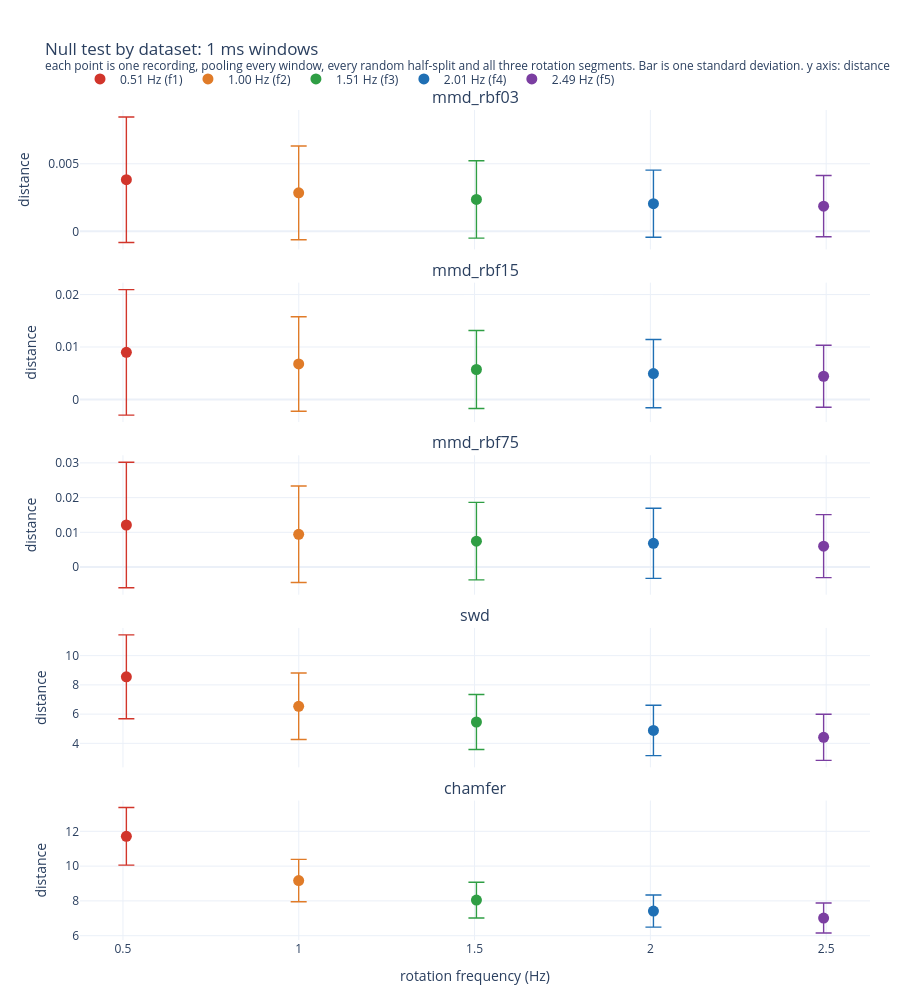

Notebook code for this chart:
### Code cell
dataset_points(nulltest_dataframe, 1000).show()

### Figure 1 — Plotly figure (JSON) as saved in the notebook; plotly's stock layout.template omitted (floating-point values rounded to 4 significant figures)
{"data": [{"customdata": [[0.004646, 29430.0]], "error_y": {"array": [0.004646], "thickness": 1.4, "type": "data", "visible": true, "width": 8}, "hovertemplate": "%{x:.2f} Hz<br>mean %{y:.5g}<br>sd %{customdata[0]:.5g}<br>n %{customdata[1]:,}<extra></extra>", "legendgroup": "optical_chopper_data_f1", "marker": {"color": "#d1352b", "size": 11}, "mode": "markers", "name": "0.51 Hz (f1)", "showlegend": true, "type": "scatter", "x": [0.5098], "xaxis": "x", "y": [0.003819], "yaxis": "y"}, {"customdata": [[0.003473, 15020.0]], "error_y": {"array": [0.003473], "thickness": 1.4, "type": "data", "visible": true, "width": 8}, "hovertemplate": "%{x:.2f} Hz<br>mean %{y:.5g}<br>sd %{customdata[0]:.5g}<br>n %{customdata[1]:,}<extra></extra>", "legendgroup": "optical_chopper_data_f2", "marker": {"color": "#e07b28", "size": 11}, "mode": "markers", "name": "1.00 Hz (f2)", "showlegend": true, "type": "scatter", "x": [0.9998], "xaxis": "x", "y": [0.002848], "yaxis": "y"}, {"customdata": [[0.002866, 9975.0]], "error_y": {"array": [0.002866], "thickness": 1.4, "type": "data", "visible": true, "width": 8}, "hovertemplate": "%{x:.2f} Hz<br>mean %{y:.5g}<br>sd %{customdata[0]:.5g}<br>n %{customdata[1]:,}<extra></extra>", "legendgroup": "optical_chopper_data_f3", "marker": {"color": "#2f9e44", "size": 11}, "mode": "markers", "name": "1.51 Hz (f3)", "showlegend": true, "type": "scatter", "x": [1.505], "xaxis": "x", "y": [0.002363], "yaxis": "y"}, {"customdata": [[0.002486, 7470.0]], "error_y": {"array": [0.002486], "thickness": 1.4, "type": "data", "visible": true, "width": 8}, "hovertemplate": "%{x:.2f} Hz<br>mean %{y:.5g}<br>sd %{customdata[0]:.5g}<br>n %{customdata[1]:,}<extra></extra>", "legendgroup": "optical_chopper_data_f4", "marker": {"color": "#1f6fb4", "size": 11}, "mode": "markers", "name": "2.01 Hz (f4)", "showlegend": true, "type": "scatter", "x": [2.009], "xaxis": "x", "y": [0.002046], "yaxis": "y"}, {"customdata": [[0.002266, 6030.0]], "error_y": {"array": [0.002266], "thickness": 1.4, "type": "data", "visible": true, "width": 8}, "hovertemplate": "%{x:.2f} Hz<br>mean %{y:.5g}<br>sd %{customdata[0]:.5g}<br>n %{customdata[1]:,}<extra></extra>", "legendgroup": "optical_chopper_data_f5", "marker": {"color": "#7b3ea1", "size": 11}, "mode": "markers", "name": "2.49 Hz (f5)", "showlegend": true, "type": "scatter", "x": [2.493], "xaxis": "x", "y": [0.00186], "yaxis": "y"}, {"customdata": [[0.01196, 29430.0]], "error_y": {"array": [0.01196], "thickness": 1.4, "type": "data", "visible": true, "width": 8}, "hovertemplate": "%{x:.2f} Hz<br>mean %{y:.5g}<br>sd %{customdata[0]:.5g}<br>n %{customdata[1]:,}<extra></extra>", "legendgroup": "optical_chopper_data_f1", "marker": {"color": "#d1352b", "size": 11}, "mode": "markers", "name": "0.51 Hz (f1)", "showlegend": false, "type": "scatter", "x": [0.5098], "xaxis": "x2", "y": [0.008977], "yaxis": "y2"}, {"customdata": [[0.008996, 15020.0]], "error_y": {"array": [0.008996], "thickness": 1.4, "type": "data", "visible": true, "width": 8}, "hovertemplate": "%{x:.2f} Hz<br>mean %{y:.5g}<br>sd %{customdata[0]:.5g}<br>n %{customdata[1]:,}<extra></extra>", "legendgroup": "optical_chopper_data_f2", "marker": {"color": "#e07b28", "size": 11}, "mode": "markers", "name": "1.00 Hz (f2)", "showlegend": false, "type": "scatter", "x": [0.9998], "xaxis": "x2", "y": [0.006763], "yaxis": "y2"}, {"customdata": [[0.007436, 9975.0]], "error_y": {"array": [0.007436], "thickness": 1.4, "type": "data", "visible": true, "width": 8}, "hovertemplate": "%{x:.2f} Hz<br>mean %{y:.5g}<br>sd %{customdata[0]:.5g}<br>n %{customdata[1]:,}<extra></extra>", "legendgroup": "optical_chopper_data_f3", "marker": {"color": "#2f9e44", "size": 11}, "mode": "markers", "name": "1.51 Hz (f3)", "showlegend": false, "type": "scatter", "x": [1.505], "xaxis": "x2", "y": [0.005709], "yaxis": "y2"}, {"customdata": [[0.006498, 7470.0]], "error_y": {"array": [0.006498], "thickness": 1.4, "type": "data", "visible": true, "width": 8}, "hovertemplate": "%{x:.2f} Hz<br>mean %{y:.5g}<br>sd %{customdata[0]:.5g}<br>n %{customdata[1]:,}<extra></extra>", "legendgroup": "optical_chopper_data_f4", "marker": {"color": "#1f6fb4", "size": 11}, "mode": "markers", "name": "2.01 Hz (f4)", "showlegend": false, "type": "scatter", "x": [2.009], "xaxis": "x2", "y": [0.004932], "yaxis": "y2"}, {"customdata": [[0.005919, 6030.0]], "error_y": {"array": [0.005919], "thickness": 1.4, "type": "data", "visible": true, "width": 8}, "hovertemplate": "%{x:.2f} Hz<br>mean %{y:.5g}<br>sd %{customdata[0]:.5g}<br>n %{customdata[1]:,}<extra></extra>", "legendgroup": "optical_chopper_data_f5", "marker": {"color": "#7b3ea1", "size": 11}, "mode": "markers", "name": "2.49 Hz (f5)", "showlegend": false, "type": "scatter", "x": [2.493], "xaxis": "x2", "y": [0.004427], "yaxis": "y2"}, {"customdata": [[0.01808, 29430.0]], "error_y": {"array": [0.01808], "thickness": 1.4, "type": "data", "visible": true, "width": 8}, "hovertemplate": "%{x:.2f} Hz<br>mean %{y:.5g}<br>sd %{customdata[0]:.5g}<br>n %{customdata[1]:,}<extra></extra>", "legendgroup": "optical_chopper_data_f1", "marker": {"color": "#d1352b", "size": 11}, "mode": "markers", "name": "0.51 Hz (f1)", "showlegend": false, "type": "scatter", "x": [0.5098], "xaxis": "x3", "y": [0.01211], "yaxis": "y3"}, {"customdata": [[0.01391, 15020.0]], "error_y": {"array": [0.01391], "thickness": 1.4, "type": "data", "visible": true, "width": 8}, "hovertemplate": "%{x:.2f} Hz<br>mean %{y:.5g}<br>sd %{customdata[0]:.5g}<br>n %{customdata[1]:,}<extra></extra>", "legendgroup": "optical_chopper_data_f2", "marker": {"color": "#e07b28", "size": 11}, "mode": "markers", "name": "1.00 Hz (f2)", "showlegend": false, "type": "scatter", "x": [0.9998], "xaxis": "x3", "y": [0.009438], "yaxis": "y3"}, {"customdata": [[0.01117, 9975.0]], "error_y": {"array": [0.01117], "thickness": 1.4, "type": "data", "visible": true, "width": 8}, "hovertemplate": "%{x:.2f} Hz<br>mean %{y:.5g}<br>sd %{customdata[0]:.5g}<br>n %{customdata[1]:,}<extra></extra>", "legendgroup": "optical_chopper_data_f3", "marker": {"color": "#2f9e44", "size": 11}, "mode": "markers", "name": "1.51 Hz (f3)", "showlegend": false, "type": "scatter", "x": [1.505], "xaxis": "x3", "y": [0.007459], "yaxis": "y3"}, {"customdata": [[0.0101, 7470.0]], "error_y": {"array": [0.0101], "thickness": 1.4, "type": "data", "visible": true, "width": 8}, "hovertemplate": "%{x:.2f} Hz<br>mean %{y:.5g}<br>sd %{customdata[0]:.5g}<br>n %{customdata[1]:,}<extra></extra>", "legendgroup": "optical_chopper_data_f4", "marker": {"color": "#1f6fb4", "size": 11}, "mode": "markers", "name": "2.01 Hz (f4)", "showlegend": false, "type": "scatter", "x": [2.009], "xaxis": "x3", "y": [0.006845], "yaxis": "y3"}, {"customdata": [[0.009083, 6030.0]], "error_y": {"array": [0.009083], "thickness": 1.4, "type": "data", "visible": true, "width": 8}, "hovertemplate": "%{x:.2f} Hz<br>mean %{y:.5g}<br>sd %{customdata[0]:.5g}<br>n %{customdata[1]:,}<extra></extra>", "legendgroup": "optical_chopper_data_f5", "marker": {"color": "#7b3ea1", "size": 11}, "mode": "markers", "name": "2.49 Hz (f5)", "showlegend": false, "type": "scatter", "x": [2.493], "xaxis": "x3", "y": [0.006024], "yaxis": "y3"}, {"customdata": [[2.868, 29430.0]], "error_y": {"array": [2.868], "thickness": 1.4, "type": "data", "visible": true, "width": 8}, "hovertemplate": "%{x:.2f} Hz<br>mean %{y:.5g}<br>sd %{customdata[0]:.5g}<br>n %{customdata[1]:,}<extra></extra>", "legendgroup": "optical_chopper_data_f1", "marker": {"color": "#d1352b", "size": 11}, "mode": "markers", "name": "0.51 Hz (f1)", "showlegend": false, "type": "scatter", "x": [0.5098], "xaxis": "x4", "y": [8.551], "yaxis": "y4"}, {"customdata": [[2.275, 15020.0]], "error_y": {"array": [2.275], "thickness": 1.4, "type": "data", "visible": true, "width": 8}, "hovertemplate": "%{x:.2f} Hz<br>mean %{y:.5g}<br>sd %{customdata[0]:.5g}<br>n %{customdata[1]:,}<extra></extra>", "legendgroup": "optical_chopper_data_f2", "marker": {"color": "#e07b28", "size": 11}, "mode": "markers", "name": "1.00 Hz (f2)", "showlegend": false, "type": "scatter", "x": [0.9998], "xaxis": "x4", "y": [6.535], "yaxis": "y4"}, {"customdata": [[1.877, 9975.0]], "error_y": {"array": [1.877], "thickness": 1.4, "type": "data", "visible": true, "width": 8}, "hovertemplate": "%{x:.2f} Hz<br>mean %{y:.5g}<br>sd %{customdata[0]:.5g}<br>n %{customdata[1]:,}<extra></extra>", "legendgroup": "optical_chopper_data_f3", "marker": {"color": "#2f9e44", "size": 11}, "mode": "markers", "name": "1.51 Hz (f3)", "showlegend": false, "type": "scatter", "x": [1.505], "xaxis": "x4", "y": [5.46], "yaxis": "y4"}, {"customdata": [[1.723, 7470.0]], "error_y": {"array": [1.723], "thickness": 1.4, "type": "data", "visible": true, "width": 8}, "hovertemplate": "%{x:.2f} Hz<br>mean %{y:.5g}<br>sd %{customdata[0]:.5g}<br>n %{customdata[1]:,}<extra></extra>", "legendgroup": "optical_chopper_data_f4", "marker": {"color": "#1f6fb4", "size": 11}, "mode": "markers", "name": "2.01 Hz (f4)", "showlegend": false, "type": "scatter", "x": [2.009], "xaxis": "x4", "y": [4.882], "yaxis": "y4"}, {"customdata": [[1.577, 6030.0]], "error_y": {"array": [1.577], "thickness": 1.4, "type": "data", "visible": true, "width": 8}, "hovertemplate": "%{x:.2f} Hz<br>mean %{y:.5g}<br>sd %{customdata[0]:.5g}<br>n %{customdata[1]:,}<extra></extra>", "legendgroup": "optical_chopper_data_f5", "marker": {"color": "#7b3ea1", "size": 11}, "mode": "markers", "name": "2.49 Hz (f5)", "showlegend": false, "type": "scatter", "x": [2.493], "xaxis": "x4", "y": [4.412], "yaxis": "y4"}, {"customdata": [[1.656, 29430.0]], "error_y": {"array": [1.656], "thickness": 1.4, "type": "data", "visible": true, "width": 8}, "hovertemplate": "%{x:.2f} Hz<br>mean %{y:.5g}<br>sd %{customdata[0]:.5g}<br>n %{customdata[1]:,}<extra></extra>", "legendgroup": "optical_chopper_data_f1", "marker": {"color": "#d1352b", "size": 11}, "mode": "markers", "name": "0.51 Hz (f1)", "showlegend": false, "type": "scatter", "x": [0.5098], "xaxis": "x5", "y": [11.71], "yaxis": "y5"}, {"customdata": [[1.216, 15020.0]], "error_y": {"array": [1.216], "thickness": 1.4, "type": "data", "visible": true, "width": 8}, "hovertemplate": "%{x:.2f} Hz<br>mean %{y:.5g}<br>sd %{customdata[0]:.5g}<br>n %{customdata[1]:,}<extra></extra>", "legendgroup": "optical_chopper_data_f2", "marker": {"color": "#e07b28", "size": 11}, "mode": "markers", "name": "1.00 Hz (f2)", "showlegend": false, "type": "scatter", "x": [0.9998], "xaxis": "x5", "y": [9.169], "yaxis": "y5"}, {"customdata": [[1.028, 9975.0]], "error_y": {"array": [1.028], "thickness": 1.4, "type": "data", "visible": true, "width": 8}, "hovertemplate": "%{x:.2f} Hz<br>mean %{y:.5g}<br>sd %{customdata[0]:.5g}<br>n %{customdata[1]:,}<extra></extra>", "legendgroup": "optical_chopper_data_f3", "marker": {"color": "#2f9e44", "size": 11}, "mode": "markers", "name": "1.51 Hz (f3)", "showlegend": false, "type": "scatter", "x": [1.505], "xaxis": "x5", "y": [8.046], "yaxis": "y5"}, {"customdata": [[0.9237, 7470.0]], "error_y": {"array": [0.9237], "thickness": 1.4, "type": "data", "visible": true, "width": 8}, "hovertemplate": "%{x:.2f} Hz<br>mean %{y:.5g}<br>sd %{customdata[0]:.5g}<br>n %{customdata[1]:,}<extra></extra>", "legendgroup": "optical_chopper_data_f4", "marker": {"color": "#1f6fb4", "size": 11}, "mode": "markers", "name": "2.01 Hz (f4)", "showlegend": false, "type": "scatter", "x": [2.009], "xaxis": "x5", "y": [7.416], "yaxis": "y5"}, {"customdata": [[0.8631, 6030.0]], "error_y": {"array": [0.8631], "thickness": 1.4, "type": "data", "visible": true, "width": 8}, "hovertemplate": "%{x:.2f} Hz<br>mean %{y:.5g}<br>sd %{customdata[0]:.5g}<br>n %{customdata[1]:,}<extra></extra>", "legendgroup": "optical_chopper_data_f5", "marker": {"color": "#7b3ea1", "size": 11}, "mode": "markers", "name": "2.49 Hz (f5)", "showlegend": false, "type": "scatter", "x": [2.493], "xaxis": "x5", "y": [7.016], "yaxis": "y5"}], "layout": {"annotations": [{"font": {"size": 16}, "showarrow": false, "text": "mmd_rbf03", "x": 0.5, "xanchor": "center", "xref": "paper", "y": 1, "yanchor": "bottom", "yref": "paper"}, {"font": {"size": 16}, "showarrow": false, "text": "mmd_rbf15", "x": 0.5, "xanchor": "center", "xref": "paper", "y": 0.792, "yanchor": "bottom", "yref": "paper"}, {"font": {"size": 16}, "showarrow": false, "text": "mmd_rbf75", "x": 0.5, "xanchor": "center", "xref": "paper", "y": 0.584, "yanchor": "bottom", "yref": "paper"}, {"font": {"size": 16}, "showarrow": false, "text": "swd", "x": 0.5, "xanchor": "center", "xref": "paper", "y": 0.376, "yanchor": "bottom", "yref": "paper"}, {"font": {"size": 16}, "showarrow": false, "text": "chamfer", "x": 0.5, "xanchor": "center", "xref": "paper", "y": 0.168, "yanchor": "bottom", "yref": "paper"}], "height": 1000, "legend": {"orientation": "h", "x": 0, "y": 1.02, "yanchor": "bottom"}, "margin": {"b": 60, "l": 80, "r": 30, "t": 110}, "title": {"text": "Null test by dataset: 1 ms windows<br><sup>each point is one recording, pooling every window, every random half-split and all three rotation segments. Bar is one standard deviation. y axis: distance</sup>"}, "xaxis": {"anchor": "y", "domain": [0, 1], "matches": "x5", "showticklabels": false}, "xaxis2": {"anchor": "y2", "domain": [0, 1], "matches": "x5", "showticklabels": false}, "xaxis3": {"anchor": "y3", "domain": [0, 1], "matches": "x5", "showticklabels": false}, "xaxis4": {"anchor": "y4", "domain": [0, 1], "matches": "x5", "showticklabels": false}, "xaxis5": {"anchor": "y5", "domain": [0, 1], "title": {"text": "rotation frequency (Hz)"}}, "yaxis": {"anchor": "x", "domain": [0.832, 1], "title": {"text": "distance"}}, "yaxis2": {"anchor": "x2", "domain": [0.624, 0.792], "title": {"text": "distance"}}, "yaxis3": {"anchor": "x3", "domain": [0.416, 0.584], "title": {"text": "distance"}}, "yaxis4": {"anchor": "x4", "domain": [0.208, 0.376], "title": {"text": "distance"}}, "yaxis5": {"anchor": "x5", "domain": [0, 0.168], "title": {"text": "distance"}}}}
